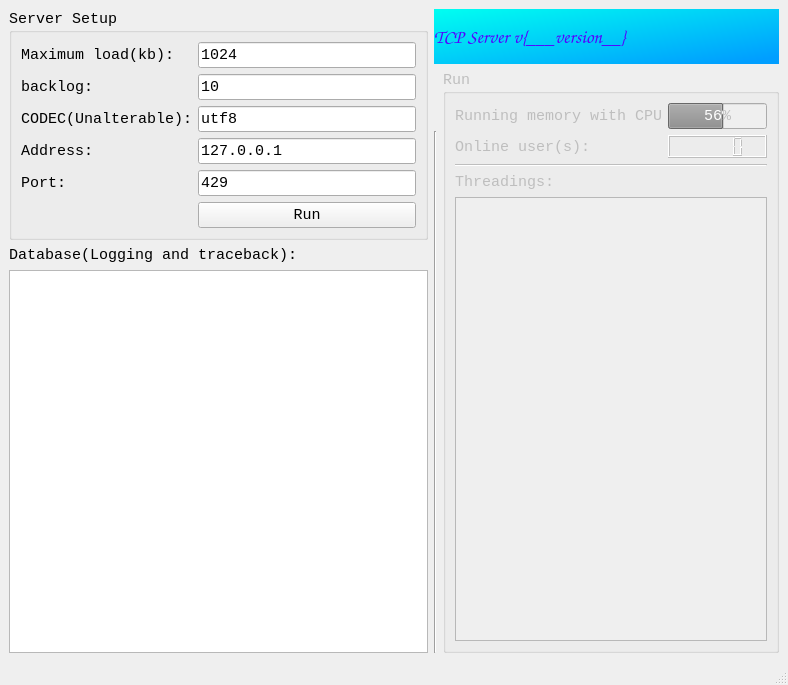
<?xml version="1.0" encoding="UTF-8"?>
<ui version="4.0">
 <class>MainWindow</class>
 <widget class="QMainWindow" name="MainWindow">
  <property name="geometry">
   <rect>
    <x>0</x>
    <y>0</y>
    <width>788</width>
    <height>685</height>
   </rect>
  </property>
  <property name="font">
   <font>
    <family>Consolas</family>
    <pointsize>11</pointsize>
   </font>
  </property>
  <property name="windowTitle">
   <string>Socket Server</string>
  </property>
  <property name="styleSheet">
   <string notr="true"/>
  </property>
  <widget class="QWidget" name="centralwidget">
   <layout class="QGridLayout" name="gridLayout">
    <item row="4" column="0">
     <widget class="QLabel" name="label_6">
      <property name="text">
       <string>Database(Logging and traceback):</string>
      </property>
     </widget>
    </item>
    <item row="5" column="0">
     <widget class="QTextEdit" name="textEdit_2">
      <property name="readOnly">
       <bool>true</bool>
      </property>
     </widget>
    </item>
    <item row="0" column="0" rowspan="4">
     <widget class="QGroupBox" name="groupBox">
      <property name="title">
       <string>Server Setup</string>
      </property>
      <layout class="QFormLayout" name="formLayout_2">
       <item row="0" column="0">
        <widget class="QLabel" name="label_2">
         <property name="text">
          <string>Maximum load(kb):</string>
         </property>
        </widget>
       </item>
       <item row="0" column="1">
        <widget class="QLineEdit" name="lineEdit">
         <property name="text">
          <string>1024</string>
         </property>
        </widget>
       </item>
       <item row="1" column="0">
        <widget class="QLabel" name="label_8">
         <property name="text">
          <string>backlog:</string>
         </property>
        </widget>
       </item>
       <item row="1" column="1">
        <widget class="QLineEdit" name="lineEdit_3">
         <property name="text">
          <string>10</string>
         </property>
        </widget>
       </item>
       <item row="2" column="0">
        <widget class="QLabel" name="label_7">
         <property name="text">
          <string>CODEC(Unalterable):</string>
         </property>
        </widget>
       </item>
       <item row="2" column="1">
        <widget class="QLineEdit" name="lineEdit_2">
         <property name="text">
          <string>utf8</string>
         </property>
         <property name="readOnly">
          <bool>true</bool>
         </property>
        </widget>
       </item>
       <item row="5" column="0">
        <spacer name="horizontalSpacer">
         <property name="orientation">
          <enum>Qt::Horizontal</enum>
         </property>
         <property name="sizeHint" stdset="0">
          <size>
           <width>40</width>
           <height>20</height>
          </size>
         </property>
        </spacer>
       </item>
       <item row="5" column="1">
        <widget class="QPushButton" name="pushButton">
         <property name="text">
          <string>Run</string>
         </property>
        </widget>
       </item>
       <item row="3" column="1">
        <widget class="QLineEdit" name="lineEdit_4">
         <property name="text">
          <string>127.0.0.1</string>
         </property>
        </widget>
       </item>
       <item row="3" column="0">
        <widget class="QLabel" name="label_9">
         <property name="text">
          <string>Address:</string>
         </property>
        </widget>
       </item>
       <item row="4" column="0">
        <widget class="QLabel" name="label_10">
         <property name="text">
          <string>Port:</string>
         </property>
        </widget>
       </item>
       <item row="4" column="1">
        <widget class="QLineEdit" name="lineEdit_5">
         <property name="text">
          <string>429</string>
         </property>
        </widget>
       </item>
      </layout>
     </widget>
    </item>
    <item row="2" column="1" rowspan="4">
     <widget class="Line" name="line">
      <property name="orientation">
       <enum>Qt::Vertical</enum>
      </property>
     </widget>
    </item>
    <item row="0" column="1" colspan="3">
     <widget class="QLabel" name="label_5">
      <property name="font">
       <font>
        <family>Comic Sans MS</family>
        <pointsize>14</pointsize>
        <weight>50</weight>
        <bold>false</bold>
       </font>
      </property>
      <property name="styleSheet">
       <string notr="true">background-color:qlineargradient(spread:pad, x1:0, y1:0, x2:1, y2:1, stop:0 rgba(0, 255, 241, 255), stop:0.930348 rgba(0, 158, 255, 255));
color:rgb(85, 0, 255)</string>
      </property>
      <property name="text">
       <string>TCP Server v{___version__}</string>
      </property>
     </widget>
    </item>
    <item row="1" column="2" rowspan="5" colspan="2">
     <widget class="QGroupBox" name="groupBox_2">
      <property name="enabled">
       <bool>false</bool>
      </property>
      <property name="title">
       <string>Run</string>
      </property>
      <layout class="QGridLayout" name="gridLayout_2">
       <item row="0" column="0">
        <widget class="QLabel" name="label">
         <property name="text">
          <string>Running memory with CPU</string>
         </property>
        </widget>
       </item>
       <item row="1" column="1">
        <widget class="QLCDNumber" name="lcdNumber"/>
       </item>
       <item row="1" column="0">
        <widget class="QLabel" name="label_3">
         <property name="text">
          <string>Online user(s):</string>
         </property>
        </widget>
       </item>
       <item row="0" column="1">
        <widget class="QProgressBar" name="progressBar">
         <property name="value">
          <number>56</number>
         </property>
        </widget>
       </item>
       <item row="3" column="0" colspan="2">
        <widget class="Line" name="line_3">
         <property name="orientation">
          <enum>Qt::Horizontal</enum>
         </property>
        </widget>
       </item>
       <item row="4" column="0">
        <widget class="QLabel" name="label_4">
         <property name="text">
          <string>Threadings:</string>
         </property>
        </widget>
       </item>
       <item row="5" column="0" colspan="2">
        <widget class="QListWidget" name="listWidget"/>
       </item>
      </layout>
     </widget>
    </item>
   </layout>
  </widget>
  <widget class="QStatusBar" name="statusbar"/>
 </widget>
 <resources/>
 <connections>
  <connection>
   <sender>pushButton</sender>
   <signal>clicked()</signal>
   <receiver>groupBox_2</receiver>
   <slot>show()</slot>
   <hints>
    <hint type="sourcelabel">
     <x>325</x>
     <y>141</y>
    </hint>
    <hint type="destinationlabel">
     <x>652</x>
     <y>346</y>
    </hint>
   </hints>
  </connection>
 </connections>
</ui>
